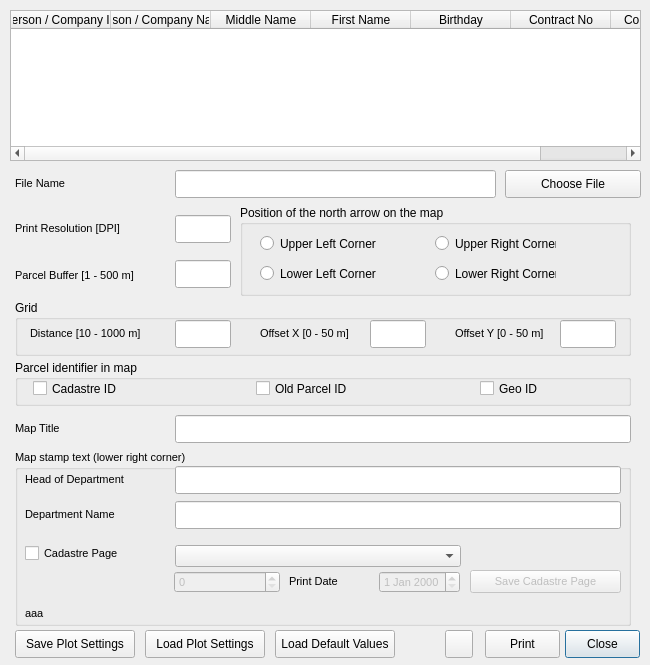
<?xml version="1.0" encoding="UTF-8"?>
<ui version="4.0">
 <class>PrintDialog</class>
 <widget class="QDialog" name="PrintDialog">
  <property name="windowModality">
   <enum>Qt::ApplicationModal</enum>
  </property>
  <property name="geometry">
   <rect>
    <x>0</x>
    <y>0</y>
    <width>650</width>
    <height>665</height>
   </rect>
  </property>
  <property name="minimumSize">
   <size>
    <width>650</width>
    <height>665</height>
   </size>
  </property>
  <property name="maximumSize">
   <size>
    <width>650</width>
    <height>665</height>
   </size>
  </property>
  <property name="windowTitle">
   <string>Dialog</string>
  </property>
  <property name="modal">
   <bool>false</bool>
  </property>
  <widget class="QPushButton" name="close_button">
   <property name="geometry">
    <rect>
     <x>565</x>
     <y>630</y>
     <width>75</width>
     <height>28</height>
    </rect>
   </property>
   <property name="text">
    <string>Close</string>
   </property>
  </widget>
  <widget class="QPushButton" name="help_button">
   <property name="geometry">
    <rect>
     <x>445</x>
     <y>630</y>
     <width>28</width>
     <height>28</height>
    </rect>
   </property>
   <property name="sizePolicy">
    <sizepolicy hsizetype="Fixed" vsizetype="Fixed">
     <horstretch>0</horstretch>
     <verstretch>0</verstretch>
    </sizepolicy>
   </property>
   <property name="minimumSize">
    <size>
     <width>28</width>
     <height>28</height>
    </size>
   </property>
   <property name="maximumSize">
    <size>
     <width>28</width>
     <height>28</height>
    </size>
   </property>
   <property name="font">
    <font>
     <pointsize>10</pointsize>
     <italic>false</italic>
    </font>
   </property>
   <property name="text">
    <string/>
   </property>
   <property name="icon">
    <iconset resource="resources.qrc">
     <normaloff>:/plugins/lm2/help_button.png</normaloff>:/plugins/lm2/help_button.png</iconset>
   </property>
  </widget>
  <widget class="QTableWidget" name="right_holder_twidget">
   <property name="geometry">
    <rect>
     <x>10</x>
     <y>10</y>
     <width>631</width>
     <height>151</height>
    </rect>
   </property>
   <column>
    <property name="text">
     <string>Person / Company ID</string>
    </property>
   </column>
   <column>
    <property name="text">
     <string>Person / Company Name</string>
    </property>
   </column>
   <column>
    <property name="text">
     <string>Middle Name</string>
    </property>
   </column>
   <column>
    <property name="text">
     <string>First Name</string>
    </property>
   </column>
   <column>
    <property name="text">
     <string>Birthday</string>
    </property>
   </column>
   <column>
    <property name="text">
     <string>Contract No</string>
    </property>
   </column>
   <column>
    <property name="text">
     <string>Contract Date</string>
    </property>
   </column>
  </widget>
  <widget class="QPushButton" name="print_button">
   <property name="geometry">
    <rect>
     <x>485</x>
     <y>630</y>
     <width>75</width>
     <height>28</height>
    </rect>
   </property>
   <property name="text">
    <string>Print</string>
   </property>
  </widget>
  <widget class="QLineEdit" name="file_name_edit">
   <property name="geometry">
    <rect>
     <x>175</x>
     <y>170</y>
     <width>321</width>
     <height>28</height>
    </rect>
   </property>
   <property name="font">
    <font>
     <pointsize>8</pointsize>
    </font>
   </property>
   <property name="readOnly">
    <bool>true</bool>
   </property>
  </widget>
  <widget class="QLabel" name="label">
   <property name="geometry">
    <rect>
     <x>15</x>
     <y>175</y>
     <width>146</width>
     <height>16</height>
    </rect>
   </property>
   <property name="font">
    <font>
     <pointsize>8</pointsize>
    </font>
   </property>
   <property name="text">
    <string>File Name</string>
   </property>
   <property name="buddy">
    <cstring>file_name_edit</cstring>
   </property>
  </widget>
  <widget class="QPushButton" name="choose_file_button">
   <property name="geometry">
    <rect>
     <x>505</x>
     <y>170</y>
     <width>136</width>
     <height>28</height>
    </rect>
   </property>
   <property name="text">
    <string>Choose File</string>
   </property>
  </widget>
  <widget class="QLineEdit" name="dpi_edit">
   <property name="geometry">
    <rect>
     <x>175</x>
     <y>215</y>
     <width>56</width>
     <height>28</height>
    </rect>
   </property>
   <property name="font">
    <font>
     <pointsize>8</pointsize>
    </font>
   </property>
   <property name="readOnly">
    <bool>false</bool>
   </property>
  </widget>
  <widget class="QLabel" name="label_2">
   <property name="geometry">
    <rect>
     <x>15</x>
     <y>220</y>
     <width>156</width>
     <height>16</height>
    </rect>
   </property>
   <property name="font">
    <font>
     <pointsize>8</pointsize>
    </font>
   </property>
   <property name="text">
    <string>Print Resolution [DPI]</string>
   </property>
   <property name="buddy">
    <cstring>dpi_edit</cstring>
   </property>
  </widget>
  <widget class="QGroupBox" name="northArrowGBox">
   <property name="geometry">
    <rect>
     <x>240</x>
     <y>205</y>
     <width>391</width>
     <height>91</height>
    </rect>
   </property>
   <property name="title">
    <string>Position of the north arrow on the map</string>
   </property>
   <widget class="QRadioButton" name="upper_left_rbutton">
    <property name="geometry">
     <rect>
      <x>20</x>
      <y>30</y>
      <width>121</width>
      <height>17</height>
     </rect>
    </property>
    <property name="text">
     <string>Upper Left Corner</string>
    </property>
   </widget>
   <widget class="QRadioButton" name="upper_right_rbutton">
    <property name="geometry">
     <rect>
      <x>195</x>
      <y>30</y>
      <width>121</width>
      <height>17</height>
     </rect>
    </property>
    <property name="text">
     <string>Upper Right Corner</string>
    </property>
   </widget>
   <widget class="QRadioButton" name="lower_right_rbutton">
    <property name="geometry">
     <rect>
      <x>195</x>
      <y>60</y>
      <width>121</width>
      <height>17</height>
     </rect>
    </property>
    <property name="text">
     <string>Lower Right Corner</string>
    </property>
   </widget>
   <widget class="QRadioButton" name="lower_left_rbutton">
    <property name="geometry">
     <rect>
      <x>20</x>
      <y>60</y>
      <width>121</width>
      <height>17</height>
     </rect>
    </property>
    <property name="text">
     <string>Lower Left Corner</string>
    </property>
   </widget>
  </widget>
  <widget class="QLineEdit" name="map_title_edit">
   <property name="geometry">
    <rect>
     <x>175</x>
     <y>415</y>
     <width>456</width>
     <height>28</height>
    </rect>
   </property>
   <property name="font">
    <font>
     <pointsize>8</pointsize>
    </font>
   </property>
   <property name="readOnly">
    <bool>false</bool>
   </property>
  </widget>
  <widget class="QLabel" name="label_3">
   <property name="geometry">
    <rect>
     <x>15</x>
     <y>420</y>
     <width>146</width>
     <height>16</height>
    </rect>
   </property>
   <property name="font">
    <font>
     <pointsize>8</pointsize>
    </font>
   </property>
   <property name="text">
    <string>Map Title</string>
   </property>
   <property name="buddy">
    <cstring>map_title_edit</cstring>
   </property>
  </widget>
  <widget class="QGroupBox" name="groupBox_2">
   <property name="geometry">
    <rect>
     <x>15</x>
     <y>450</y>
     <width>616</width>
     <height>176</height>
    </rect>
   </property>
   <property name="font">
    <font>
     <pointsize>8</pointsize>
    </font>
   </property>
   <property name="title">
    <string>Map stamp text (lower right corner)</string>
   </property>
   <widget class="QLineEdit" name="department_edit">
    <property name="geometry">
     <rect>
      <x>160</x>
      <y>51</y>
      <width>446</width>
      <height>28</height>
     </rect>
    </property>
    <property name="font">
     <font>
      <pointsize>8</pointsize>
     </font>
    </property>
    <property name="readOnly">
     <bool>false</bool>
    </property>
   </widget>
   <widget class="QLabel" name="label_5">
    <property name="geometry">
     <rect>
      <x>10</x>
      <y>56</y>
      <width>141</width>
      <height>16</height>
     </rect>
    </property>
    <property name="font">
     <font>
      <pointsize>8</pointsize>
     </font>
    </property>
    <property name="text">
     <string>Department Name</string>
    </property>
    <property name="buddy">
     <cstring>department_edit</cstring>
    </property>
   </widget>
   <widget class="QLineEdit" name="department_head_edit">
    <property name="geometry">
     <rect>
      <x>160</x>
      <y>16</y>
      <width>446</width>
      <height>28</height>
     </rect>
    </property>
    <property name="font">
     <font>
      <pointsize>8</pointsize>
     </font>
    </property>
    <property name="readOnly">
     <bool>false</bool>
    </property>
   </widget>
   <widget class="QLabel" name="label_11">
    <property name="geometry">
     <rect>
      <x>10</x>
      <y>21</y>
      <width>141</width>
      <height>16</height>
     </rect>
    </property>
    <property name="font">
     <font>
      <pointsize>8</pointsize>
     </font>
    </property>
    <property name="text">
     <string>Head of Department</string>
    </property>
   </widget>
   <widget class="QCheckBox" name="cadastre_checkbox">
    <property name="geometry">
     <rect>
      <x>10</x>
      <y>95</y>
      <width>136</width>
      <height>17</height>
     </rect>
    </property>
    <property name="text">
     <string>Cadastre Page</string>
    </property>
   </widget>
   <widget class="QSpinBox" name="cadastre_page_sbox">
    <property name="enabled">
     <bool>false</bool>
    </property>
    <property name="geometry">
     <rect>
      <x>159</x>
      <y>121</y>
      <width>106</width>
      <height>22</height>
     </rect>
    </property>
    <property name="maximum">
     <number>99999999</number>
    </property>
   </widget>
   <widget class="QPushButton" name="cpage_save_button">
    <property name="enabled">
     <bool>false</bool>
    </property>
    <property name="geometry">
     <rect>
      <x>455</x>
      <y>120</y>
      <width>151</width>
      <height>23</height>
     </rect>
    </property>
    <property name="text">
     <string>Save Cadastre Page</string>
    </property>
   </widget>
   <widget class="QDateEdit" name="cpage_print_date">
    <property name="enabled">
     <bool>false</bool>
    </property>
    <property name="geometry">
     <rect>
      <x>364</x>
      <y>121</y>
      <width>81</width>
      <height>22</height>
     </rect>
    </property>
   </widget>
   <widget class="QLabel" name="label_4">
    <property name="geometry">
     <rect>
      <x>274</x>
      <y>125</y>
      <width>81</width>
      <height>13</height>
     </rect>
    </property>
    <property name="text">
     <string>Print Date</string>
    </property>
   </widget>
   <widget class="QLabel" name="error_label">
    <property name="geometry">
     <rect>
      <x>10</x>
      <y>155</y>
      <width>431</width>
      <height>16</height>
     </rect>
    </property>
    <property name="text">
     <string>aaa</string>
    </property>
   </widget>
   <widget class="QComboBox" name="cadastre_page_interval_cbox">
    <property name="geometry">
     <rect>
      <x>160</x>
      <y>95</y>
      <width>286</width>
      <height>22</height>
     </rect>
    </property>
   </widget>
  </widget>
  <widget class="QPushButton" name="save_settings_button">
   <property name="geometry">
    <rect>
     <x>15</x>
     <y>630</y>
     <width>120</width>
     <height>28</height>
    </rect>
   </property>
   <property name="text">
    <string>Save Plot Settings</string>
   </property>
  </widget>
  <widget class="QPushButton" name="load_settings_button">
   <property name="geometry">
    <rect>
     <x>145</x>
     <y>630</y>
     <width>120</width>
     <height>28</height>
    </rect>
   </property>
   <property name="text">
    <string>Load Plot Settings</string>
   </property>
  </widget>
  <widget class="QPushButton" name="load_defaults_button">
   <property name="geometry">
    <rect>
     <x>275</x>
     <y>630</y>
     <width>120</width>
     <height>28</height>
    </rect>
   </property>
   <property name="text">
    <string>Load Default Values</string>
   </property>
  </widget>
  <widget class="QLabel" name="label_7">
   <property name="geometry">
    <rect>
     <x>15</x>
     <y>260</y>
     <width>156</width>
     <height>31</height>
    </rect>
   </property>
   <property name="font">
    <font>
     <pointsize>8</pointsize>
    </font>
   </property>
   <property name="text">
    <string>Parcel Buffer [1 - 500 m]</string>
   </property>
   <property name="buddy">
    <cstring>buffer_edit</cstring>
   </property>
  </widget>
  <widget class="QLineEdit" name="buffer_edit">
   <property name="geometry">
    <rect>
     <x>175</x>
     <y>260</y>
     <width>56</width>
     <height>28</height>
    </rect>
   </property>
   <property name="font">
    <font>
     <pointsize>8</pointsize>
    </font>
   </property>
   <property name="whatsThis">
    <string>The initial buffer around the parcel based on which the appropriate map scale is calculated. The scale denominator is then rounded to be a multiple of 250.</string>
   </property>
   <property name="readOnly">
    <bool>false</bool>
   </property>
  </widget>
  <widget class="QGroupBox" name="groupBox">
   <property name="geometry">
    <rect>
     <x>15</x>
     <y>300</y>
     <width>616</width>
     <height>56</height>
    </rect>
   </property>
   <property name="title">
    <string>Grid</string>
   </property>
   <widget class="QLineEdit" name="grid_distance_edit">
    <property name="geometry">
     <rect>
      <x>160</x>
      <y>20</y>
      <width>56</width>
      <height>28</height>
     </rect>
    </property>
    <property name="font">
     <font>
      <pointsize>8</pointsize>
     </font>
    </property>
    <property name="whatsThis">
     <string>The initial buffer around the parcel based on which the appropriate map scale is calculated. The scale denominator is then rounded to be a multiple of 250.</string>
    </property>
    <property name="readOnly">
     <bool>false</bool>
    </property>
   </widget>
   <widget class="QLineEdit" name="grid_offset_x_edit">
    <property name="geometry">
     <rect>
      <x>355</x>
      <y>20</y>
      <width>56</width>
      <height>28</height>
     </rect>
    </property>
    <property name="font">
     <font>
      <pointsize>8</pointsize>
     </font>
    </property>
    <property name="whatsThis">
     <string>The initial buffer around the parcel based on which the appropriate map scale is calculated. The scale denominator is then rounded to be a multiple of 250.</string>
    </property>
    <property name="readOnly">
     <bool>false</bool>
    </property>
   </widget>
   <widget class="QLineEdit" name="grid_offset_y_edit">
    <property name="geometry">
     <rect>
      <x>545</x>
      <y>20</y>
      <width>56</width>
      <height>28</height>
     </rect>
    </property>
    <property name="font">
     <font>
      <pointsize>8</pointsize>
     </font>
    </property>
    <property name="whatsThis">
     <string>The initial buffer around the parcel based on which the appropriate map scale is calculated. The scale denominator is then rounded to be a multiple of 250.</string>
    </property>
    <property name="readOnly">
     <bool>false</bool>
    </property>
   </widget>
   <widget class="QLabel" name="label_8">
    <property name="geometry">
     <rect>
      <x>15</x>
      <y>25</y>
      <width>141</width>
      <height>16</height>
     </rect>
    </property>
    <property name="font">
     <font>
      <pointsize>8</pointsize>
     </font>
    </property>
    <property name="text">
     <string>Distance [10 - 1000 m]</string>
    </property>
    <property name="buddy">
     <cstring>grid_distance_edit</cstring>
    </property>
   </widget>
   <widget class="QLabel" name="label_9">
    <property name="geometry">
     <rect>
      <x>245</x>
      <y>25</y>
      <width>106</width>
      <height>16</height>
     </rect>
    </property>
    <property name="font">
     <font>
      <pointsize>8</pointsize>
     </font>
    </property>
    <property name="text">
     <string>Offset X [0 - 50 m]</string>
    </property>
    <property name="buddy">
     <cstring>grid_offset_x_edit</cstring>
    </property>
   </widget>
   <widget class="QLabel" name="label_10">
    <property name="geometry">
     <rect>
      <x>440</x>
      <y>25</y>
      <width>101</width>
      <height>16</height>
     </rect>
    </property>
    <property name="font">
     <font>
      <pointsize>8</pointsize>
     </font>
    </property>
    <property name="text">
     <string>Offset Y [0 - 50 m]</string>
    </property>
    <property name="buddy">
     <cstring>grid_offset_y_edit</cstring>
    </property>
   </widget>
  </widget>
  <widget class="QGroupBox" name="groupBox_3">
   <property name="geometry">
    <rect>
     <x>15</x>
     <y>360</y>
     <width>616</width>
     <height>46</height>
    </rect>
   </property>
   <property name="title">
    <string>Parcel identifier in map</string>
   </property>
  </widget>
  <widget class="QCheckBox" name="old_parcel_id_chbox">
   <property name="geometry">
    <rect>
     <x>256</x>
     <y>380</y>
     <width>134</width>
     <height>17</height>
    </rect>
   </property>
   <property name="text">
    <string>Old Parcel ID</string>
   </property>
  </widget>
  <widget class="QCheckBox" name="cadastreid_chbox">
   <property name="geometry">
    <rect>
     <x>33</x>
     <y>380</y>
     <width>133</width>
     <height>17</height>
    </rect>
   </property>
   <property name="text">
    <string>Cadastre ID</string>
   </property>
  </widget>
  <widget class="QCheckBox" name="geoid_chbox">
   <property name="geometry">
    <rect>
     <x>480</x>
     <y>380</y>
     <width>133</width>
     <height>17</height>
    </rect>
   </property>
   <property name="text">
    <string>Geo ID</string>
   </property>
  </widget>
  <zorder>close_button</zorder>
  <zorder>help_button</zorder>
  <zorder>right_holder_twidget</zorder>
  <zorder>print_button</zorder>
  <zorder>file_name_edit</zorder>
  <zorder>label</zorder>
  <zorder>choose_file_button</zorder>
  <zorder>dpi_edit</zorder>
  <zorder>label_2</zorder>
  <zorder>northArrowGBox</zorder>
  <zorder>map_title_edit</zorder>
  <zorder>label_3</zorder>
  <zorder>groupBox_2</zorder>
  <zorder>save_settings_button</zorder>
  <zorder>load_settings_button</zorder>
  <zorder>load_defaults_button</zorder>
  <zorder>label_7</zorder>
  <zorder>buffer_edit</zorder>
  <zorder>groupBox</zorder>
  <zorder>groupBox_3</zorder>
  <zorder>old_parcel_id_chbox</zorder>
  <zorder>cadastreid_chbox</zorder>
  <zorder>geoid_chbox</zorder>
  <zorder>error_label</zorder>
 </widget>
 <tabstops>
  <tabstop>right_holder_twidget</tabstop>
  <tabstop>choose_file_button</tabstop>
  <tabstop>file_name_edit</tabstop>
  <tabstop>dpi_edit</tabstop>
  <tabstop>upper_left_rbutton</tabstop>
  <tabstop>upper_right_rbutton</tabstop>
  <tabstop>lower_left_rbutton</tabstop>
  <tabstop>lower_right_rbutton</tabstop>
  <tabstop>buffer_edit</tabstop>
  <tabstop>grid_distance_edit</tabstop>
  <tabstop>grid_offset_x_edit</tabstop>
  <tabstop>grid_offset_y_edit</tabstop>
  <tabstop>map_title_edit</tabstop>
  <tabstop>department_head_edit</tabstop>
  <tabstop>department_edit</tabstop>
  <tabstop>save_settings_button</tabstop>
  <tabstop>load_settings_button</tabstop>
  <tabstop>load_defaults_button</tabstop>
  <tabstop>help_button</tabstop>
  <tabstop>print_button</tabstop>
  <tabstop>close_button</tabstop>
 </tabstops>
 <resources>
  <include location="resources.qrc"/>
 </resources>
 <connections/>
 <designerdata>
  <property name="gridDeltaX">
   <number>5</number>
  </property>
  <property name="gridDeltaY">
   <number>5</number>
  </property>
  <property name="gridSnapX">
   <bool>true</bool>
  </property>
  <property name="gridSnapY">
   <bool>true</bool>
  </property>
  <property name="gridVisible">
   <bool>true</bool>
  </property>
 </designerdata>
</ui>
